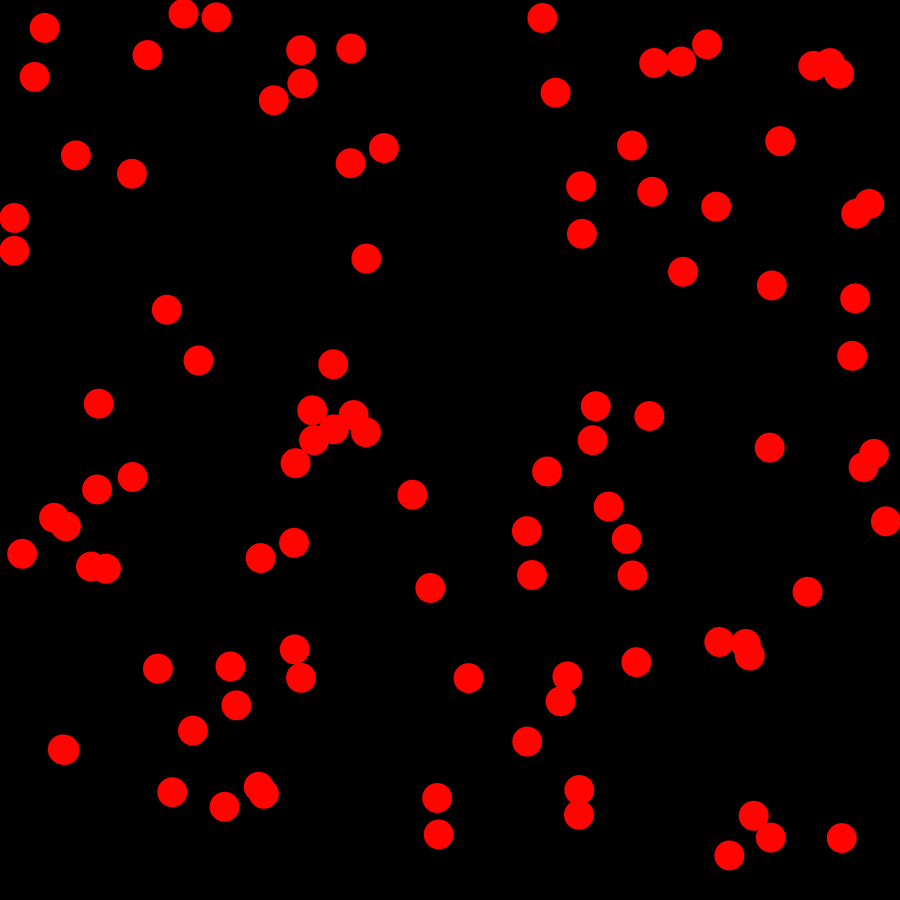
Frame 1 (no input)
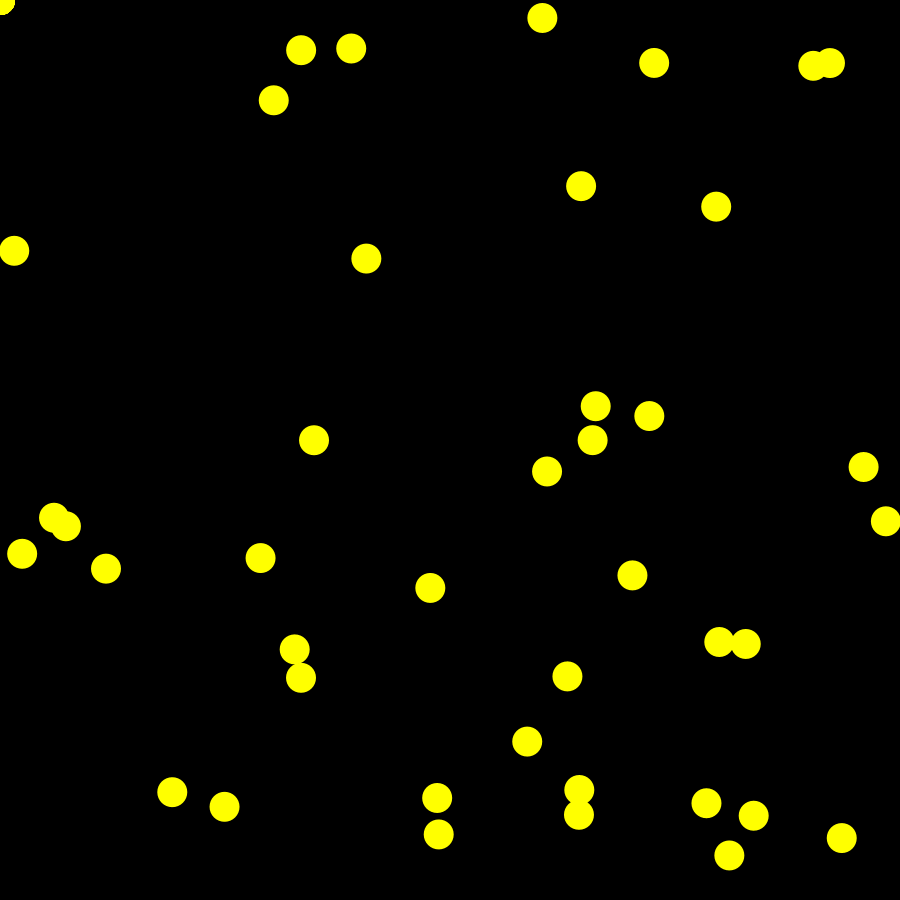
Frame 60 (the mouse pressed at the canvas centre just before this capture)
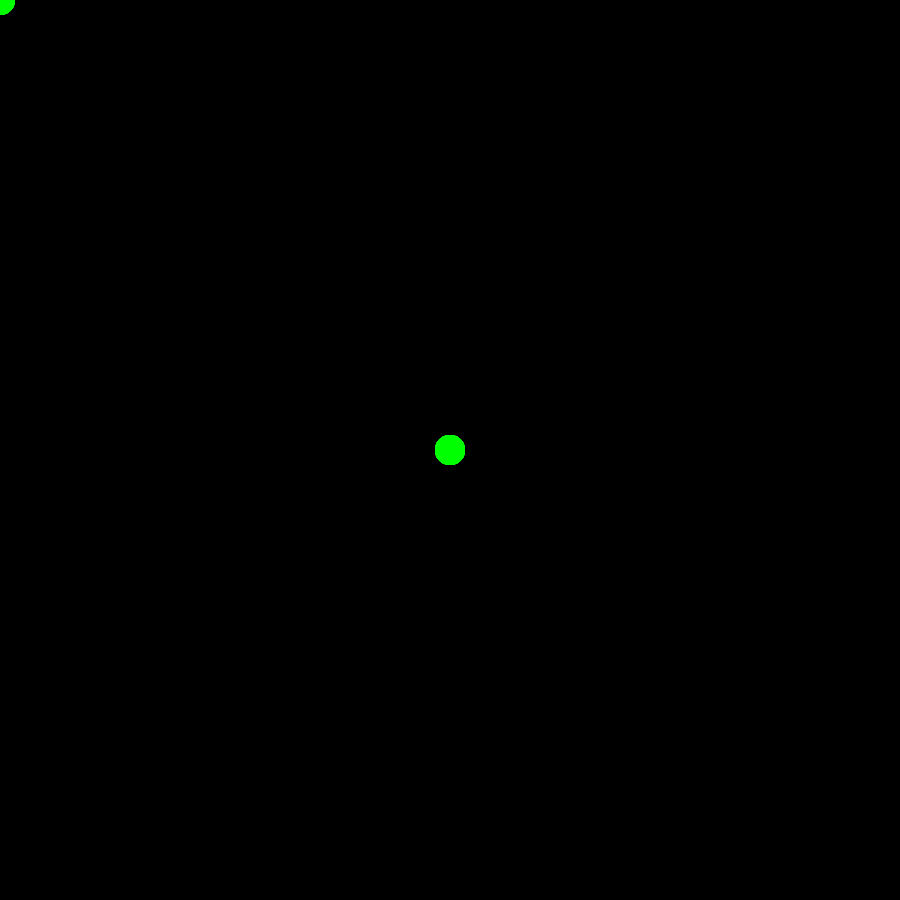
Frame 120 (the mouse held since frame 60 and released just before this capture)

The Processing sketch that drew these frames (run headless with seeded random() and noise(); from frame 60 on, the mouse is pressed at the canvas centre):

// Processing sketch: ghostie
// ── ghostie.pde
int i=0;
int count=100;
float[] x=new float[count];
float[]y=new float[count];

void setup(){
    size(900,900);
    colorMode(HSB, 360,100,100,100);
    frameRate(10);
   for(int i=0; i<count; i++){
    ellipse(x[i], y[i], 30+30*i, 30+30*i);
  x[i]= random(width);
  y[i]= random(height);

   }
}
void draw(){
 fill(frameCount%360,100,100,100);
  background(0);
      
    for(int i=0; i<count-1; i++){
      noStroke();

        ellipse(x[i], y[i], 30, 30);

    
    x[i]=x[i+1];
    y[i]=y[i+1];
    }
    

    x[count-1]= mouseX;
    y[count-1]= mouseY;

    
    
   

}
